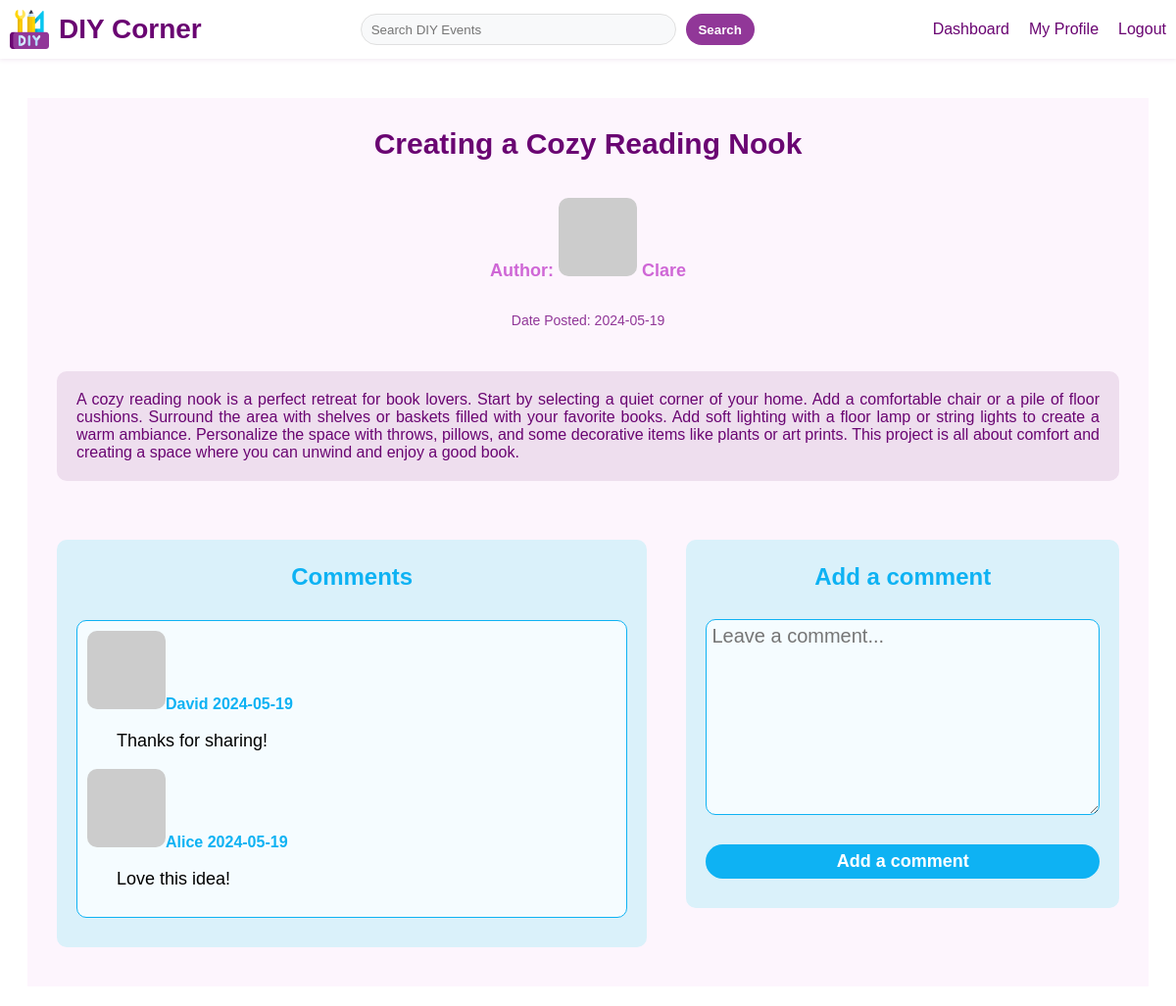
Page /details/5 (signed in) on the earlier database version.
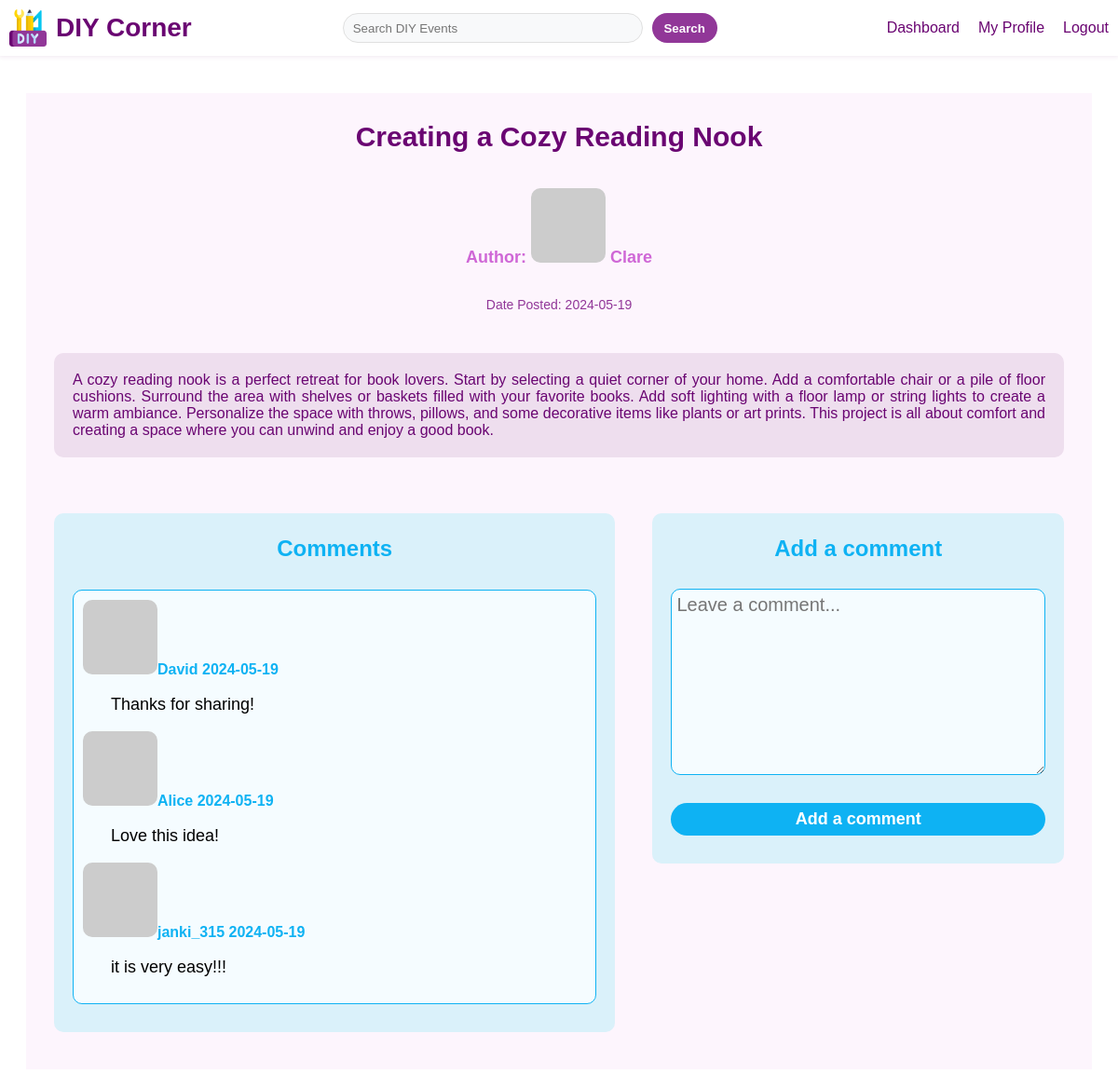
Same page on the later database version.
### app/models.py (models this page shows, shortened)
class Post(db.Model):
    __tablename__ = 'post'
    id = db.Column(db.Integer, primary_key=True, autoincrement=True)
    title = db.Column(db.String(100), nullable=False)
    content = db.Column(db.Text, nullable=False)
    date_posted = db.Column(db.DateTime, nullable=False, default=datetime.now)
    user_id = db.Column(db.Integer, db.ForeignKey('user.id'), nullable=False)
    author = db.relationship('User', backref=db.backref('post'))

class User(db.Model, UserMixin):
    __tablename__ = 'user'
    id = db.Column(db.Integer, primary_key=True, autoincrement=True)
    username = db.Column(db.String(50), nullable=False)
    password_hash = db.Column(db.String(128), nullable=False)
    about_me = db.Column(db.Text, nullable=True)
    last_seen = db.Column(db.DateTime, nullable=False, default=datetime.now)
    def avatar(self, size):
        digest = md5(self.username.lower().encode('utf-8')).hexdigest()
        return f'https://www.gravatar.com/avatar/{digest}?d=identicon&s={size}'

class Comment(db.Model):
    __tablename__ = 'comment'
    id = db.Column(db.Integer, primary_key=True, autoincrement=True)
    content = db.Column(db.Text, nullable=False)
    date_posted = db.Column(db.DateTime, nullable=False, default=datetime.now)
    user_id = db.Column(db.Integer, db.ForeignKey('user.id'), nullable=False)
    post_id = db.Column(db.Integer, db.ForeignKey('post.id'), nullable=False)
    author = db.relationship('User', backref=db.backref('comment'))
    post = db.relationship('Post', backref=db.backref('comment', order_by=id))

### app/routes.py (the view)
@main.route('/details/<int:post_id>', methods=['GET', 'POST'])
@login_required
def details(post_id):
    post = Post.query.get_or_404(post_id)
    comments = Comment.query.filter_by(post_id=post_id).all()
    comment_form = CommentForm()
    if comment_form.validate_on_submit():
        comment = Comment(content=comment_form.content.data, author=current_user, post_id=post_id)
        db.session.add(comment)
        db.session.commit()
        flash('Your comment is now live!', 'success')
        return redirect(url_for('main.details', post_id=post_id, user_id=current_user.id))
    return render_template('details.html', post=post, comments=comments, form=comment_form, user=current_user, comment_form=comment_form)

### app/forms.py
class CommentForm(FlaskForm):
    content = TextAreaField('Content', validators=[DataRequired()])
    submit = SubmitField('Add a comment')

### app/models.py (called while the page is built)
@login.user_loader
def get_user(id):
    return User.query.get(int(id))

### app/templates/details.html (shortened to what this page needs)
{% extends 'base.html' %}
{% block content %}
    <div class="details-container">
        <h1>{{ post.title }}</h1>
        <p class="details-author">Author: <img src="{{ post.author.avatar(48) }}"> {{ post.author.username }}</p>
        <p class="details-date">Date Posted: {{ post.date_posted.strftime('%Y-%m-%d') }}</p>
        <p class="details-content">{{ post.content}}</p>
        <div class="comment-box">
            <div class="comment-details">
                <p>Comments</p>
                <div class="comment-list">
                    {% for comment in comments %}
                        <img src="{{ comment.author.avatar(36) }}">{{ comment.author.username }}
                        {{ comment.date_posted.strftime('%Y-%m-%d') }}
                        <p class="comment-content">{{ comment.content }}</p>
                    {% endfor %}
                </div>
            </div>
            <div class="comment-form">
                <p>Add a comment</p>
                <form action="{{ url_for('main.details', post_id=post.id) }}" method="post">
                    {{ comment_form.content(class="comment-input", placeholder="Leave a comment...") }}
                    {{ comment_form.submit }}
                </form>
            </div>
        </div>
    </div>
{% endblock %}

### app/templates/base.html (shortened to what this page needs)
<!DOCTYPE html>
<html lang="en">
<head>
    <link rel="stylesheet" href="{{ url_for('static', filename='css/base.css') }}">
    <link rel="stylesheet" href="{{ url_for('static', filename='css/index.css') }}">
    <link rel="stylesheet" href="{{ url_for('static', filename='css/dashboard.css') }}">
    <link rel="stylesheet" href="{{ url_for('static', filename='css/details.css') }}">
    <link rel="stylesheet" href="{{ url_for('static', filename='css/forms.css') }}">
    <link rel="stylesheet" href="{{ url_for('static', filename='css/profile.css') }}">
</head>
<body>
    <header class="header">
        <div class="navbar">
            <div class="logo">
                <a href="{{ url_for('main.index') }}" class="logo-box">
                    <img src="../static/images/diy.png" alt="logo">
                    <h1>DIY Corner</h1>
                </a>
            </div>
            <div class="search-box">
                <form action="{{ url_for('main.search') }}" method="GET" class="search-bar">
                    <input name="keyword" id="keyword" class="input-text" placeholder="Search DIY Events" type="text">
                    <input name="submit" class="input-submit" value="Search" type="submit">
                </form>
            </div>
            <div class="nav-links">
                <a href="{{ url_for('main.dashboard') }}">Dashboard</a>
                {% if current_user.is_anonymous %}
                    <a href="{{ url_for('main.login') }}">Log In</a>
                    <a href="{{ url_for('main.signup') }}">Sign Up</a>
                {% else %}
                    <a href="{{ url_for('main.profile', user_id=current_user.id) }}">My Profile</a>
                    <a href="{{ url_for('main.logout') }}">Logout</a>
                {% endif %}
            </div>
        </div>
    </header>
    {% block content %}{% endblock %}
</body>
</html>

### app/static/css/base.css (style rules this page uses)
* { list-style: none; text-decoration: none; font-family: Verdana, sans-serif; }
.header { position: fixed; top: 0; left: 0; width: 100%; background-color: #ffffff; box-shadow: 0 0 5px 1px #f0e7f0; z-index: 1000; }
.navbar { display: flex; justify-content: space-between; align-items: center; height: 60px; }
.logo-box { display: flex; align-items: center; }
.logo-box img { width: 40px; height: auto; margin: 10px; }
.logo-box h1 { white-space: nowrap; color: #6a0572; font-size: 28px; font-weight: 600; }
.search-bar { display: flex; align-items: center; }
.input-text { display: flex; align-items: center; width: 300px; height: 30px; padding: 0px 10px; background-color: #f8f9fa; color: #6a0572; border-style: solid; border-color:#e0e0e0; border-width: 1px; border-radius: 20px; margin-right: 10px; outline: none; }
.input-submit { width: 70px; height: 32px; border: none; border-radius: 20px; background-color: #913798; color: white; font-weight: 700; cursor: pointer; outline: none; }
.nav-links { display: flex; align-items: center; margin-right: 10px; }
.nav-links a { margin-left: 20px; color: #6a0572; font-size: 16px; font-weight: 500; transition: all 0.3s ease; }

### app/static/css/index.css (style rules this page uses)
* { list-style: none; text-decoration: none; }

### app/static/css/dashboard.css (style rules this page uses)
* { list-style: none; text-decoration: none; }

### app/static/css/details.css (style rules this page uses)
* { list-style: none; text-decoration: none; }
.details-container { display: flex; flex-direction: column; align-items: center; margin: 20px; margin-top: 100px; padding: 10px; background-color: #fdf5fd; }
.details-container img { border-radius: 10px; }
.details-container h1 { font-size: 30px; color: #6a0572; font-weight: 700; text-align: center; }
.details-author { font-size: 18px; color: #cf67d6; font-weight: 600; text-align: center; }
.details-date { font-size: 14px; color: #913798; font-weight: 500; text-align: center; }
.details-content { font-size: 16px; font-weight: 500; color: #6a0572; text-align: justify; background-color: #eedeee; margin: 30px 20px; padding: 20px; border-radius: 10px; }
.comment-box { display: flex; align-items: flex-start; width: 100%; }
.comment-details { flex: 3; width: 60%; text-align: center; font-size: 24px; background-color: #daf1fa; color: #0eb2f3; font-weight: 700; align-items: center; margin: 30px 20px; border-radius: 10px; }
.comment-list { height: auto; width: auto; background-color: #f5fcff; border: 1px solid #0eb2f3; border-radius: 10px; margin: 30px 20px; padding: 10px; font-size: 16px; font-weight: 600; text-align: justify; }
.comment-list p { padding: 0 30px; font-size: 18px; font-weight: 500; color: #000000; }
.comment-form { position: sticky; top: 200px; flex: 2; width: 40%; display: flex; flex-direction: column; text-align: center; font-size: 24px; background-color: #daf1fa; border-radius: 10px; color: #0eb2f3; font-weight: 700; margin: 30px 20px; box-sizing: border-box; padding: 0 20px; }
.comment-input { width: 100%; height: 200px; padding: 5px; margin-top: 5px; border: 1px solid #0eb2f3; background-color: #f5fcff; border-radius: 10px; resize: vertical; font-size: 20px; color: #0eb2f3; box-sizing: border-box; }
.comment-form input[type="submit"] { width: 100%; height: 35px; border: none; border-radius: 30px; background-color: #0eb2f3; color: white; font-size: 18px; font-weight: 600; cursor: pointer; outline: none; transition: all 0.3s ease; margin-bottom: 30px; box-sizing: border-box; }

### app/static/css/forms.css (style rules this page uses)
* { list-style: none; text-decoration: none; }

### app/static/css/profile.css (style rules this page uses)
* { list-style: none; text-decoration: none; }

Differences in the rows shown:
added Comment: author.username "janki_315", date_posted "2024-05-19", content "it is very easy!!!"
